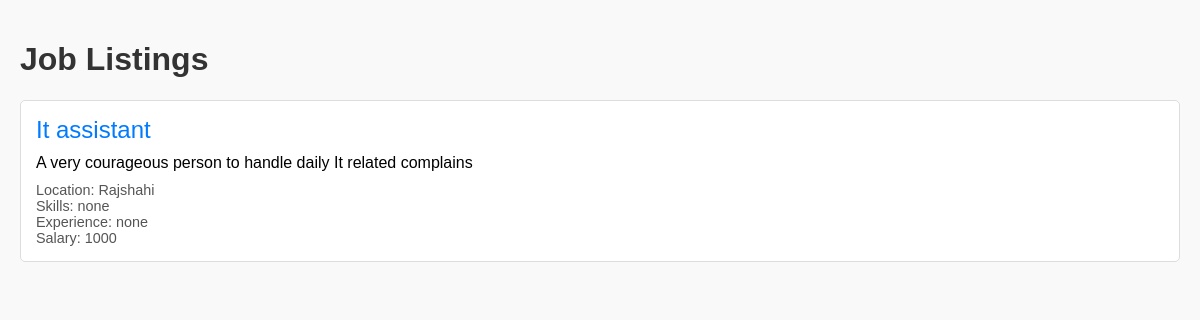
Screenshot of /tester.php?location=Rajshahi with the database file from the repository.
### tables this page shows
CREATE TABLE `job` (
  `job_id` int(5) NOT NULL,
  `company_id` int(5) DEFAULT NULL,
  `title` varchar(50) NOT NULL,
  `description` varchar(1000) NOT NULL,
  `location` varchar(50) NOT NULL,
  `required_skill` varchar(200) NOT NULL,
  `required_experience` varchar(200) NOT NULL,
  `salary` int(10) NOT NULL,
  `posted_date` date NOT NULL
);

### tester.php (the view, shortened to what this page needs)
<!DOCTYPE html>
<html lang="en">
<head>
</head>
<body>
    <h1>Job Listings</h1>
    <div class="job-listings">
        <?php
        $db_server = "localhost";
        $db_name = "jobsite";
        $db_password = "";
        $db_username = "root";
        $conn = mysqli_connect($db_server, $db_username, $db_password, $db_name);
        $location = $_GET['location'] ?? '';
        $sql = "SELECT * FROM job WHERE 1=1";
        if (!empty($location)) {
            $sql .= " AND location LIKE '%$location%'";
        }
        $result = mysqli_query($conn, $sql);
        while ($row = mysqli_fetch_array($result)) {
            echo '<div class="job-listing">';
            echo '<div class="job-title">' . htmlspecialchars($row['title']) . '</div>';
            echo '<div class="job-description">' . htmlspecialchars($row['description']) . '</div>';
            echo '<div class="job-details">Location: ' . htmlspecialchars($row['location']) . '<br>';
            echo 'Skills: ' . htmlspecialchars($row['required_skill']) . '<br>';
            echo 'Experience: ' . htmlspecialchars($row['required_experience']) . '<br>';
            echo 'Salary: ' . htmlspecialchars($row['salary']) . '</div>';
            echo '</div>';
        }
        ?>
    </div>
</body>
</html>

### tester.php (style rules this page uses)
body { font-family: Arial, sans-serif; margin: 0; padding: 20px; background-color: #f9f9f9; }
h1 { color: #333; }
.job-listing { border: 1px solid #ddd; border-radius: 5px; padding: 15px; margin-bottom: 20px; background-color: #fff; }
.job-title { font-size: 1.5em; color: #007BFF; }
.job-description { margin: 10px 0; }
.job-details { font-size: 0.9em; color: #555; }

### rows the page displays
job: title "It assistant", description "A very courageous person to handle daily It related complains", location "Rajshahi", required_skill "none", required_experience "none", salary "1000"
